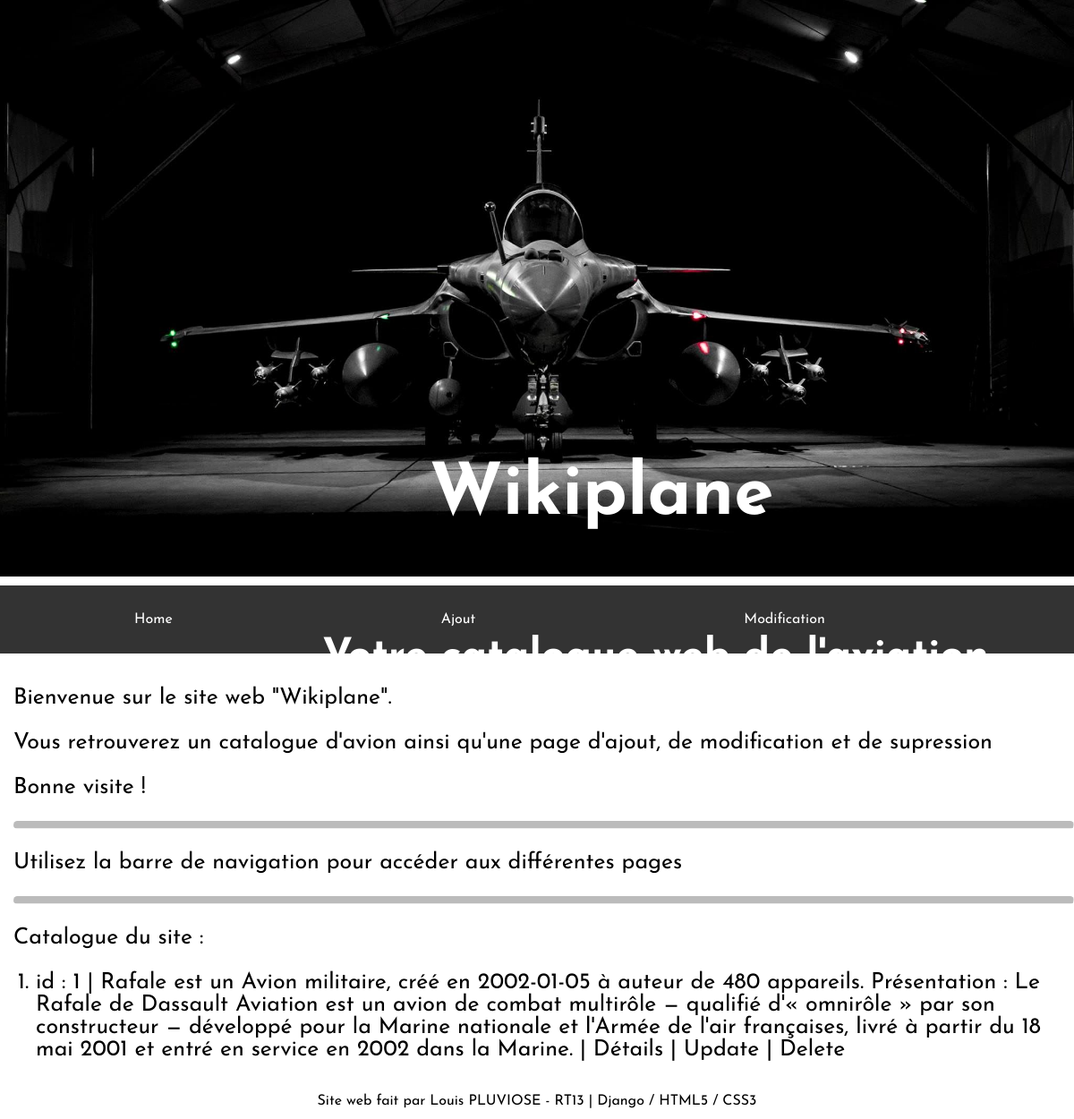
/application/index/, run on an earlier commit of the app's database.
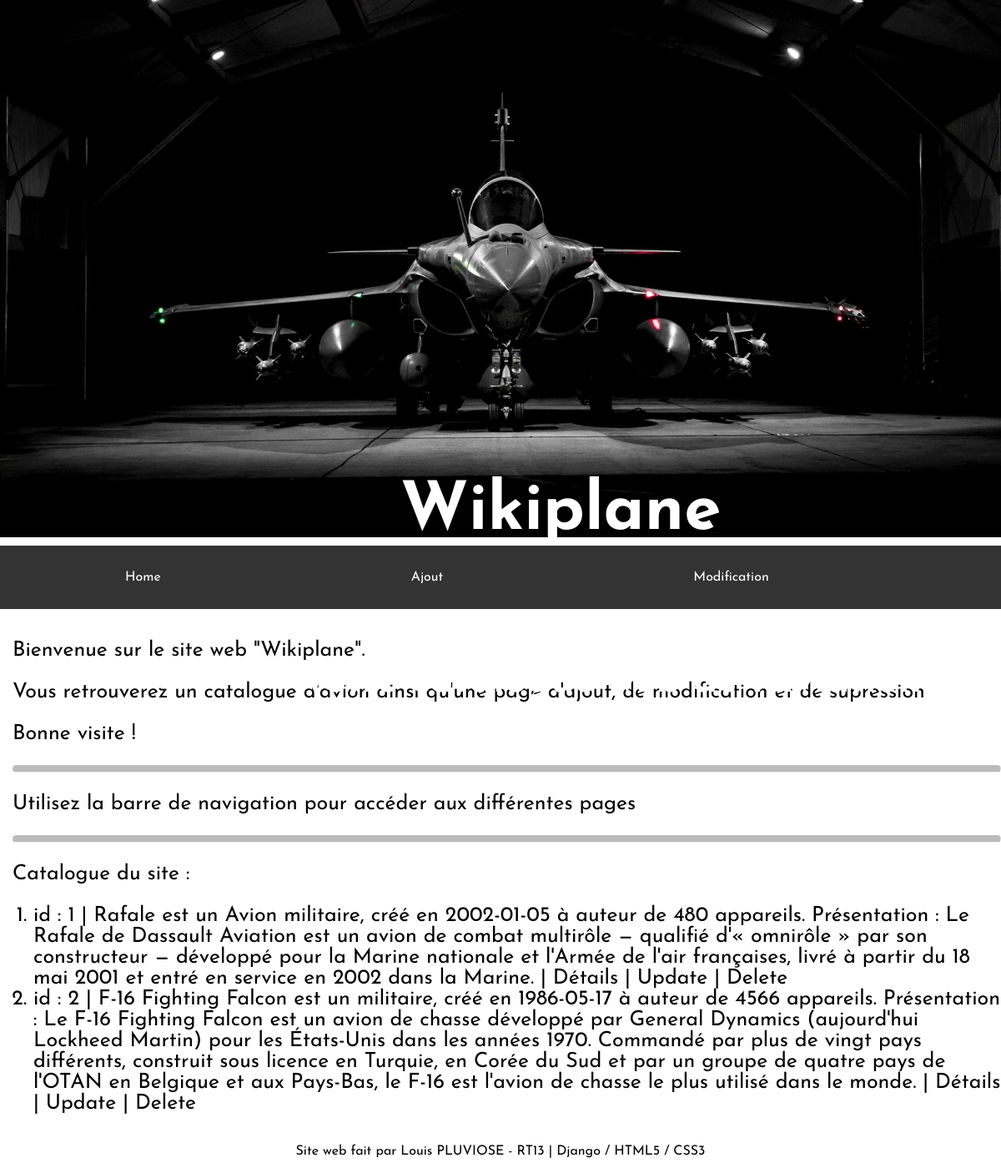
And on a later commit of the database.
### application/models.py (models this page shows, shortened)
class Avion(models.Model):
    nom = models.CharField(max_length=100)
    type = models.CharField(max_length=100)
    date_production = models.DateField(blank=True, null=True)
    nombre_appareils = models.IntegerField(blank=False)
    presentation = models.TextField(null=True, blank=True)
    categorie = models.ForeignKey("categorie", on_delete=models.CASCADE, default=None)
    def __str__(self):
        chaine = f"id : {self.id} | {self.nom} est un {self.type}, créé en {self.date_production} à auteur de {self.nombre_appareils} appareils. \n Présentation : {self.presentation}"
        return chaine

### application/views.py (the view)
# urls.py: path("index/", views.index, name='index'),
def index(request):
    liste = list(models.Avion.objects.all())
    return render(request, 'application/index.html', {'liste': liste})

### application/templates/application/index.html
{% extends 'main.html' %}
{% block content %}
<div class="textepresentation">
<p>Bienvenue sur le site web "Wikiplane".</p>
<p>Vous retrouverez un catalogue d'avion ainsi qu'une page d'ajout, de modification et de supression</p>
<p>Bonne visite !</p>
<hr class="rounded">
<p>Utilisez la barre de navigation pour accéder aux différentes pages</p>
<hr class="rounded">
<p>Catalogue du site : </p>
</div>
<ol>
    {% for l in liste %}
        <li> {{l}} <a href="/application/affiche/{{l.id}}"> | Détails </a><a href="/application/update/{{l.id}}"> | Update </a><a href="/application/delete/{{l.id}}"> | Delete</a></li>
    {% endfor %}
</ol>
{% endblock %}

### application/templates/main.html (shortened to what this page needs)
{% load static %}
<!DOCTYPE html>
<html lang="en">
<head>
    <link rel="stylesheet" type="text/css" href="{% static 'css/main.css' %}">
</head>
<body>
    <div class="header">
            <img class="photorafale" src="{% static 'images/rafale.jpg' %}" alt="Photo Rafale NG">
            <h1 class="text">Wikiplane</h1>
            <h3 class="text">Votre catalogue web de l'aviation</h3>
    </div>
    <ul class="navbar">
        <li class="liens"><p><a href="{% url 'application:index' %}">Home</a></p></li>
        <li class="liens"><p><a href="{% url 'application:ajout' %}">Ajout</a></p></li>
        <li class="liens"><p><a href="{% url 'application:pageedit' %}">Modification</a></p></li>
        <li class="liens"><p><a href="{% url 'application:pagedelete' %}">Suppression</a></p></li>
    </ul>
    {% block content %}
    {% endblock %}
    <footer class="footer">
        Site web fait par Louis PLUVIOSE - RT13 | Django / HTML5 / CSS3
    </footer>
</body>
</html>

### application/static/css/main.css (style rules this page uses)
body { font-family: 'Josefin Sans', sans-serif; height: auto; margin: 0; padding: 0; border: 0; outline: 0; width: 100%; }
a { color: black; text-decoration: none; }
.header { max-width: 100%; height: auto; left: 0px; right: 0px; font-size: 40px; padding-bottom: 0px; }
.photorafale { width: 100%; height: auto; left: 0px; right: 0px; }
h1 { position: absolute; width: 50%; color: white; top: 40%; left: 65%; transform: translate(-50%, -50%); }
h3 { width: 70%; color: white; position: absolute; top: 55%; left: 65%; transform: translate(-50%, -50%); }
.navbar { width: 100%; display: flex; justify-content: space-around; list-style-type: none; margin: 0; padding: 0; overflow: hidden; background-color: #333; }
.liens { float: left; }
.liens p { display: block; color: white; text-align: center; text-decoration: none; }
.liens a { display: block; color: white; text-align: center; padding: 14px 150px; text-decoration: none; }
.textepresentation { font-size: 25px; padding-top: 1%; padding-left: 1.25%; }
hr.rounded { border-top: 8px solid #bbb; border-radius: 5px; }
ol { font-size: 25px; }
.footer { padding-top: 1%; padding-bottom: 1%; text-align: center; }

What changed in the data, as far as the page shows it:
added Avion: id+nom+type "id : 2 | F-16 Fighting Falcon est un militaire, créé en 1986-05-17 à auteur de 4566 appareils. Présentation : Le F-16 Fighting Falcon est un avion de chasse développé par General Dynamics (aujourd'hui Lockheed Martin) pour les États-Unis dans les années 1970. Commandé par plus de vingt pays différents, construit sous licence en Turquie, en Corée du Sud et par un groupe de quatre pays de l'OTAN en Belgique et aux Pays-Bas, le F-16 est l'avion de chasse le plus utilisé dans le monde."
